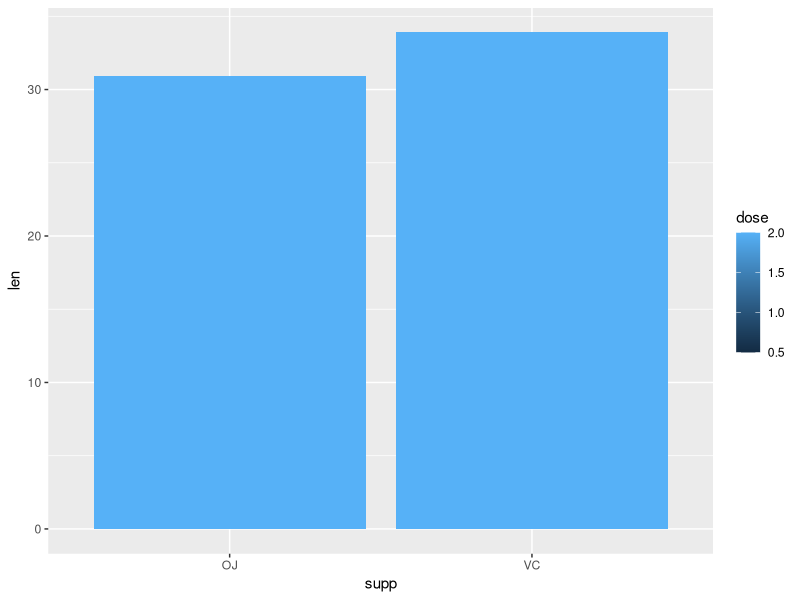

The R source for this figure:
library(ggplot2)


# grafico de barras
ggplot(data = ToothGrowth, aes( x = supp, y = len, fill = dose) ) +
  geom_col(position = "dodge")
